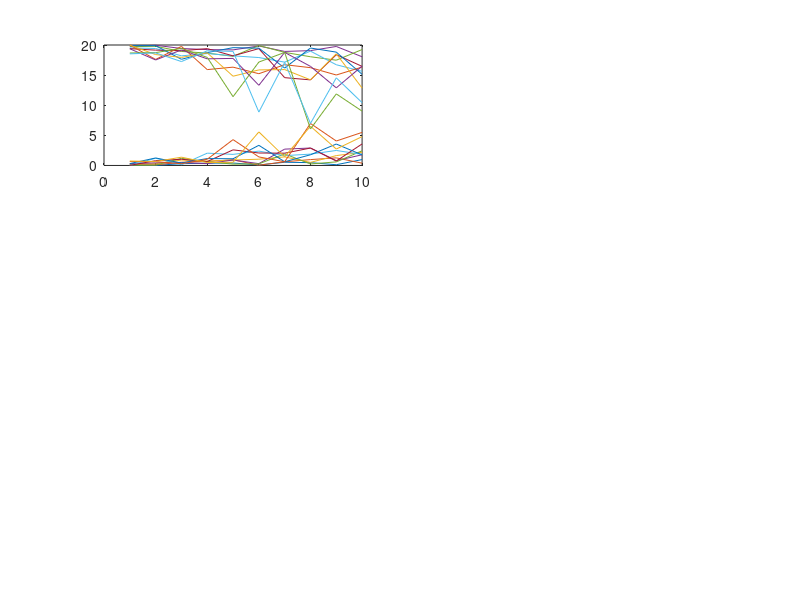

MATLAB code to generate this figure: (Note: this script raises an error after producing the figure.)
A1 = repmat(1:10, 10,1);
A1 = A1 .*  repmat((0.1:0.1:1)', 1, 10) .* rand(10, 10);
A2 = (repmat(10, 10, 10) - A1) * 2;
B = repmat(1:10, 10,1);
A1 = [A1, B];
A2 = [A2, B];
A = [A1; A2];
streamlines = A';

%
subplot(3, 2, 1);
plot(streamlines(11:20, :), streamlines(1:10, :));
%
colors = 'rbgycm';
convInter = 0.95;
numBasis = 2;
numClusters = 4;

meanVector = determineMeanVector(streamlines);

streamlines = determineMeanSubtracted(streamlines, meanVector);

%
subplot(3, 2, 2);
plot(streamlines(11:20, :), streamlines(1:10, :));
%

[eigenvectors, eigenvalues] = eig(streamlines' * streamlines, 'vector');
[eigenvectors, eigenvalues] = eigsort(eigenvectors, eigenvalues);

basis = determineBasis(streamlines, eigenvectors);
reducedStreamlines = reduceData(basis, numBasis, streamlines, meanVector);

lineIDs = kmeans(reducedStreamlines', numClusters);

centerLines = zeros(numClusters, numBasis);

subplot(3, 2, 3);
hold on;
for i = 1:numClusters
    centerLines(i, :) = median(reducedStreamlines(:, lineIDs==i), 2)';
    
    if (numBasis > 1)
        plot(reducedStreamlines(1, lineIDs==i),reducedStreamlines(2, lineIDs==i), strcat('.', colors(mod(i, 6))), 'MarkerSize',12);
    end
    
end
plot(centerLines(:,1),centerLines(:,2),'kx', 'MarkerSize',15,'LineWidth',3);
hold off;

reconStreamlines = reconstructData(basis, numBasis, reducedStreamlines, meanVector);
reconCenterLines = reconstructData(basis, numBasis, centerLines', meanVector);

%
subplot(3, 2, 4);
hold on;
for i = 1:numClusters
    plot(reconStreamlines(11:20, (lineIDs == i)), reconStreamlines(1:10, (lineIDs == i)),  colors(mod(i, 6)), 'LineWidth', 2^(i-1));
end
plot(reconCenterLines(11:20, :), reconCenterLines(1:10, :), 'black', 'linewidth', 2);
hold off;
%

threshold = sqrt(chi2inv(convInter,2));

for i = 1:numClusters
    
end